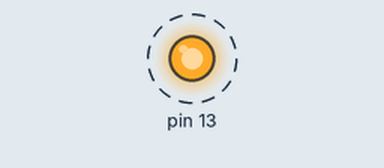
This sketch was run on a simulated Arduino Uno, built with avr-gcc and run on an emulated ATmega328P. On the bench: output pins drawn as LEDs (lit = HIGH). Dashed ring = blinking.

Above: at 0.9 s.
Timing chart, 0 to 4.6 s (numbered marks = the images above):
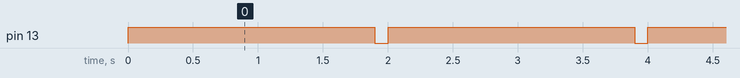

Measured:
- by itself, pin 13: alternates HIGH for 1.9 s and LOW for 0.10 s

The sketch:

BlinkWaitLoop.ino
```cpp
unsigned long t_wait0 = 1900;
unsigned long t_wait1 = 100;
unsigned long t_now;

void setup() {
  pinMode(13, OUTPUT);
}

void loop() {
  t_now = millis();

  digitalWrite(13, HIGH);   // turn the LED on (HIGH is the voltage level)

  while(millis() < t_now + t_wait0){}

  t_now = millis();

  digitalWrite(13, LOW);    // turn the LED off by making the voltage LOW

  while(millis() < t_now + t_wait1){}
}
```
